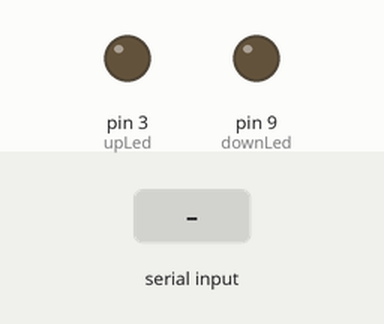
Simulated run of this sketch. Board: Arduino Uno, built with avr-gcc and run on an emulated ATmega328P. On the bench: output pins drawn as LEDs (lit = HIGH). The inputs (shaded band) are chosen by the test bench. Pins used as bus, display or sensor lines are not drawn.

Above: at 1.2 s.
1.3 s: "u\n" received over Serial
At 2.0 s:
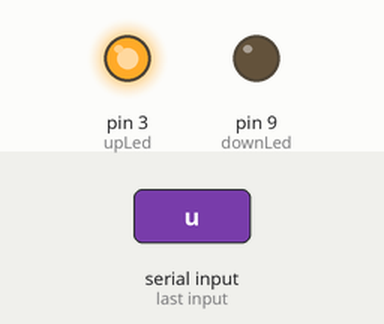
2.8 s: byte 100 ('d') received over Serial
At 3.2 s:
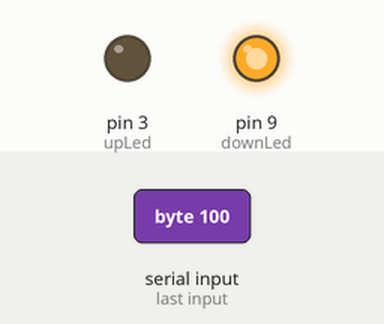
5.8 s: "s\n" received over Serial
At 6.6 s:
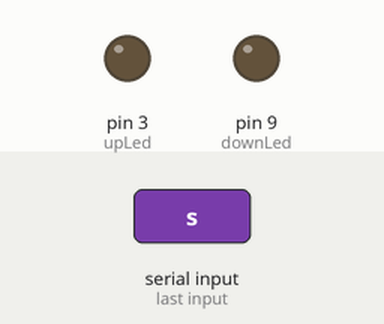
7.3 s: "d\n" received over Serial
At 7.8 s:
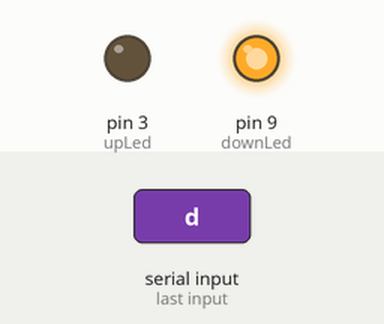
Timing chart, 0 to 9.8 s (numbered marks = the images above; inputs shaded):
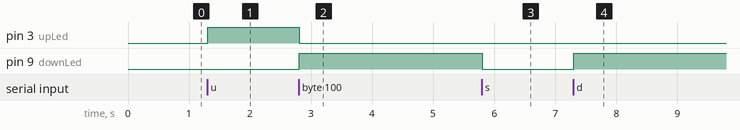

Measured:
- after the input at 1.3 s, pin 3 (upLed): LOW → HIGH at once
- after the input at 2.8 s, pin 3 (upLed): HIGH → LOW at once; pin 9 (downLed): LOW → HIGH at once
- after the input at 5.8 s, pin 9 (downLed): HIGH → LOW at once
- after the input at 7.3 s, pin 9 (downLed): LOW → HIGH at once

The sketch:

youtubeSerialCommunication.ino
```cpp
int TxPin = 6;
int upLed = 3;
int downLed = 9;
String inputString = ""; // a string to hold incoming data
boolean stringComplete = false;
int sensorValue = 0;
// Convert the analog reading (which goes from 2 - 962) to an elevation ( 0 -> 180 )
#include <SoftwareSerial.h>
SoftwareSerial mySerial(5, TxPin);
void setup()
{
  Serial.begin(9600);
  inputString.reserve(200);
  mySerial.begin(9600);
  pinMode(upLed, 'OUTPUT');
  pinMode(downLed,'OUTPUT');
  pinMode(TxPin,'OUTPUT');
  digitalWrite(upLed, LOW);
  digitalWrite(downLed, LOW);
  digitalWrite(TxPin, HIGH);
  mySerial.write(22);
  mySerial.write(12);
}
void loop()
{
  // print the string when a newline arrives:
  if (stringComplete)
  {
    mySerial.println(inputString);
    // clear the string:
    inputString = "";
    stringComplete = false;
  }
}

/*
  SerialEvent occurs whenever a new data comes in the
 hardware serial RX.  This routine is run between each
 time loop() runs, so using delay inside loop can delay
 response.  Multiple bytes of data may be available.
 */
void serialEvent()
{
  while (Serial.available())
  {
    // get the new byte:
    char inChar = (char)Serial.read();
    // add it to the inputString:
    delay(5);
    switch (inChar)
    {
    case 'e':
      mySerial.print("El: ");
      break;
    case 'a':
      mySerial.print("Az: ");
      break;
    case 'u':
      inputString += " up";
      digitalWrite(downLed, LOW);
      digitalWrite(upLed, HIGH);
      break;
    case 'd':
      inputString += " down";
      digitalWrite(upLed, LOW);
      digitalWrite(downLed, HIGH);
      break;
    case 's':
      inputString += "        ";
      digitalWrite(upLed, LOW);
      digitalWrite(downLed, LOW);
      break;
    case 'r':
      // print out the value you read:
      sensorValue = analogRead(A0);
      Serial.println(sensorValue); // gives matlab a value between 2 and 962
      break;
    default:
      inputString += inChar;
      // if the incoming character is a newline, set a flag
      // so the main loop can do something about it:
      if (inChar == '\n')
      {
        stringComplete = true;
      }
      break;
    }
  }
}
```
